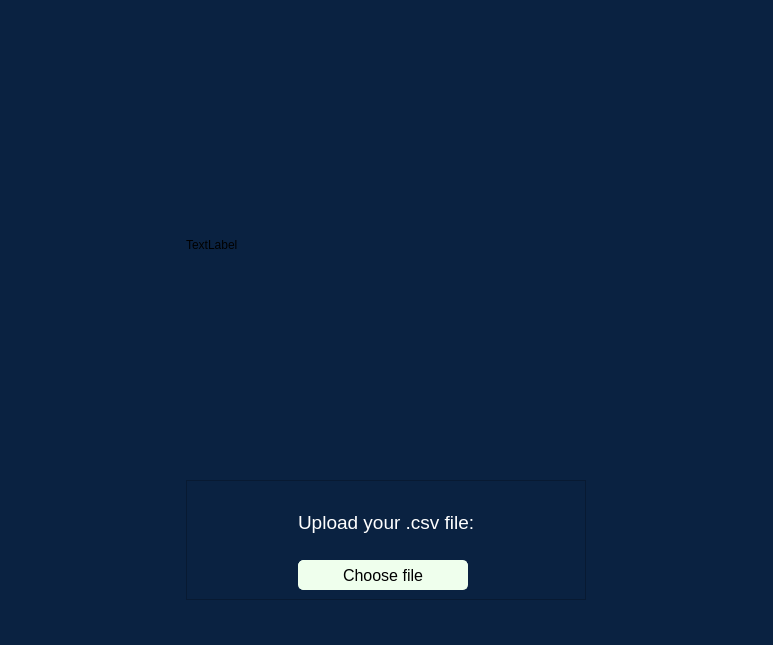
<?xml version="1.0" encoding="UTF-8"?>
<ui version="4.0">
 <class>Start_page</class>
 <widget class="QWidget" name="Start_page">
  <property name="geometry">
   <rect>
    <x>0</x>
    <y>0</y>
    <width>773</width>
    <height>645</height>
   </rect>
  </property>
  <property name="minimumSize">
   <size>
    <width>100</width>
    <height>35</height>
   </size>
  </property>
  <property name="windowTitle">
   <string>Start_page</string>
  </property>
  <property name="autoFillBackground">
   <bool>false</bool>
  </property>
  <property name="styleSheet">
   <string notr="true">background-color: rgb(10, 34, 65);</string>
  </property>
  <layout class="QGridLayout" name="gridLayout">
   <item row="0" column="1">
    <spacer name="verticalSpacer">
     <property name="orientation">
      <enum>Qt::Vertical</enum>
     </property>
     <property name="sizeType">
      <enum>QSizePolicy::Fixed</enum>
     </property>
     <property name="sizeHint" stdset="0">
      <size>
       <width>20</width>
       <height>20</height>
      </size>
     </property>
    </spacer>
   </item>
   <item row="1" column="2">
    <spacer name="horizontalSpacer_2">
     <property name="orientation">
      <enum>Qt::Horizontal</enum>
     </property>
     <property name="sizeType">
      <enum>QSizePolicy::Expanding</enum>
     </property>
     <property name="sizeHint" stdset="0">
      <size>
       <width>182</width>
       <height>20</height>
      </size>
     </property>
    </spacer>
   </item>
   <item row="1" column="1">
    <widget class="QLabel" name="image">
     <property name="sizePolicy">
      <sizepolicy hsizetype="Fixed" vsizetype="Fixed">
       <horstretch>0</horstretch>
       <verstretch>0</verstretch>
      </sizepolicy>
     </property>
     <property name="minimumSize">
      <size>
       <width>400</width>
       <height>400</height>
      </size>
     </property>
     <property name="baseSize">
      <size>
       <width>320</width>
       <height>320</height>
      </size>
     </property>
     <property name="text">
      <string>TextLabel</string>
     </property>
    </widget>
   </item>
   <item row="1" column="0">
    <spacer name="horizontalSpacer">
     <property name="orientation">
      <enum>Qt::Horizontal</enum>
     </property>
     <property name="sizeType">
      <enum>QSizePolicy::Expanding</enum>
     </property>
     <property name="sizeHint" stdset="0">
      <size>
       <width>182</width>
       <height>20</height>
      </size>
     </property>
    </spacer>
   </item>
   <item row="3" column="1">
    <spacer name="verticalSpacer_3">
     <property name="orientation">
      <enum>Qt::Vertical</enum>
     </property>
     <property name="sizeType">
      <enum>QSizePolicy::Fixed</enum>
     </property>
     <property name="sizeHint" stdset="0">
      <size>
       <width>20</width>
       <height>15</height>
      </size>
     </property>
    </spacer>
   </item>
   <item row="6" column="1">
    <widget class="QFrame" name="frame">
     <property name="sizePolicy">
      <sizepolicy hsizetype="Fixed" vsizetype="Fixed">
       <horstretch>0</horstretch>
       <verstretch>0</verstretch>
      </sizepolicy>
     </property>
     <property name="minimumSize">
      <size>
       <width>400</width>
       <height>80</height>
      </size>
     </property>
     <property name="maximumSize">
      <size>
       <width>400</width>
       <height>120</height>
      </size>
     </property>
     <property name="styleSheet">
      <string notr="true">color: rgb(15, 52, 97);</string>
     </property>
     <property name="frameShape">
      <enum>QFrame::StyledPanel</enum>
     </property>
     <property name="frameShadow">
      <enum>QFrame::Raised</enum>
     </property>
     <layout class="QGridLayout" name="gridLayout_2">
      <item row="1" column="0">
       <spacer name="horizontalSpacer_7">
        <property name="orientation">
         <enum>Qt::Horizontal</enum>
        </property>
        <property name="sizeHint" stdset="0">
         <size>
          <width>40</width>
          <height>20</height>
         </size>
        </property>
       </spacer>
      </item>
      <item row="1" column="1">
       <widget class="QLabel" name="label">
        <property name="minimumSize">
         <size>
          <width>170</width>
          <height>50</height>
         </size>
        </property>
        <property name="font">
         <font>
          <pointsize>14</pointsize>
         </font>
        </property>
        <property name="cursor">
         <cursorShape>ArrowCursor</cursorShape>
        </property>
        <property name="layoutDirection">
         <enum>Qt::LeftToRight</enum>
        </property>
        <property name="styleSheet">
         <string notr="true">color: rgb(255, 255, 255);
</string>
        </property>
        <property name="text">
         <string>Upload your .csv file:</string>
        </property>
        <property name="textFormat">
         <enum>Qt::AutoText</enum>
        </property>
        <property name="scaledContents">
         <bool>false</bool>
        </property>
       </widget>
      </item>
      <item row="1" column="2">
       <spacer name="horizontalSpacer_8">
        <property name="orientation">
         <enum>Qt::Horizontal</enum>
        </property>
        <property name="sizeHint" stdset="0">
         <size>
          <width>40</width>
          <height>20</height>
         </size>
        </property>
       </spacer>
      </item>
      <item row="3" column="0">
       <spacer name="horizontalSpacer_5">
        <property name="orientation">
         <enum>Qt::Horizontal</enum>
        </property>
        <property name="sizeHint" stdset="0">
         <size>
          <width>40</width>
          <height>20</height>
         </size>
        </property>
       </spacer>
      </item>
      <item row="3" column="2">
       <spacer name="horizontalSpacer_6">
        <property name="orientation">
         <enum>Qt::Horizontal</enum>
        </property>
        <property name="sizeHint" stdset="0">
         <size>
          <width>40</width>
          <height>20</height>
         </size>
        </property>
       </spacer>
      </item>
      <item row="3" column="1">
       <widget class="QPushButton" name="Upload_file_button">
        <property name="minimumSize">
         <size>
          <width>170</width>
          <height>30</height>
         </size>
        </property>
        <property name="maximumSize">
         <size>
          <width>125</width>
          <height>30</height>
         </size>
        </property>
        <property name="font">
         <font>
          <pointsize>12</pointsize>
         </font>
        </property>
        <property name="autoFillBackground">
         <bool>false</bool>
        </property>
        <property name="styleSheet">
         <string notr="true">QPushButton {
    background-color: rgb(239, 255, 237);
    color: black;
    border: 1px solid rgb(239, 255, 237);
    padding: 5px 10px;
    border-radius: 5px;
}

QPushButton:hover {
    background-color: rgb(183, 185, 185);
}

QPushButton:pressed {
    background-color: rgb(126, 128, 128);
}</string>
        </property>
        <property name="text">
         <string>Choose file</string>
        </property>
        <property name="icon">
         <iconset theme="applications-development"/>
        </property>
        <property name="autoRepeatDelay">
         <number>303</number>
        </property>
       </widget>
      </item>
     </layout>
    </widget>
   </item>
   <item row="7" column="1">
    <spacer name="verticalSpacer_2">
     <property name="orientation">
      <enum>Qt::Vertical</enum>
     </property>
     <property name="sizeType">
      <enum>QSizePolicy::Fixed</enum>
     </property>
     <property name="sizeHint" stdset="0">
      <size>
       <width>20</width>
       <height>20</height>
      </size>
     </property>
    </spacer>
   </item>
   <item row="6" column="0">
    <spacer name="horizontalSpacer_3">
     <property name="orientation">
      <enum>Qt::Horizontal</enum>
     </property>
     <property name="sizeHint" stdset="0">
      <size>
       <width>40</width>
       <height>20</height>
      </size>
     </property>
    </spacer>
   </item>
   <item row="6" column="2">
    <spacer name="horizontalSpacer_4">
     <property name="orientation">
      <enum>Qt::Horizontal</enum>
     </property>
     <property name="sizeHint" stdset="0">
      <size>
       <width>40</width>
       <height>20</height>
      </size>
     </property>
    </spacer>
   </item>
  </layout>
 </widget>
 <resources/>
 <connections/>
</ui>
